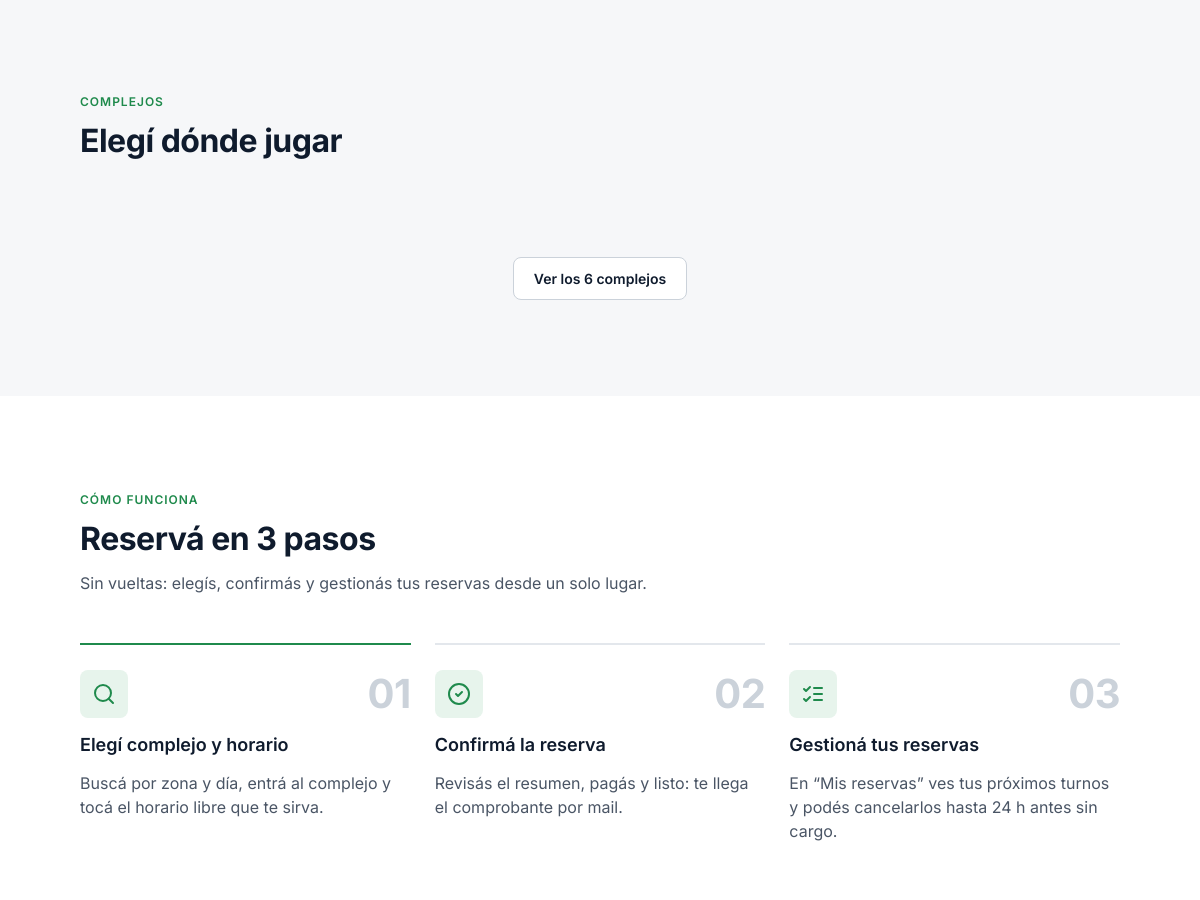
The app's page /index.php (signed in, middle part), older data.
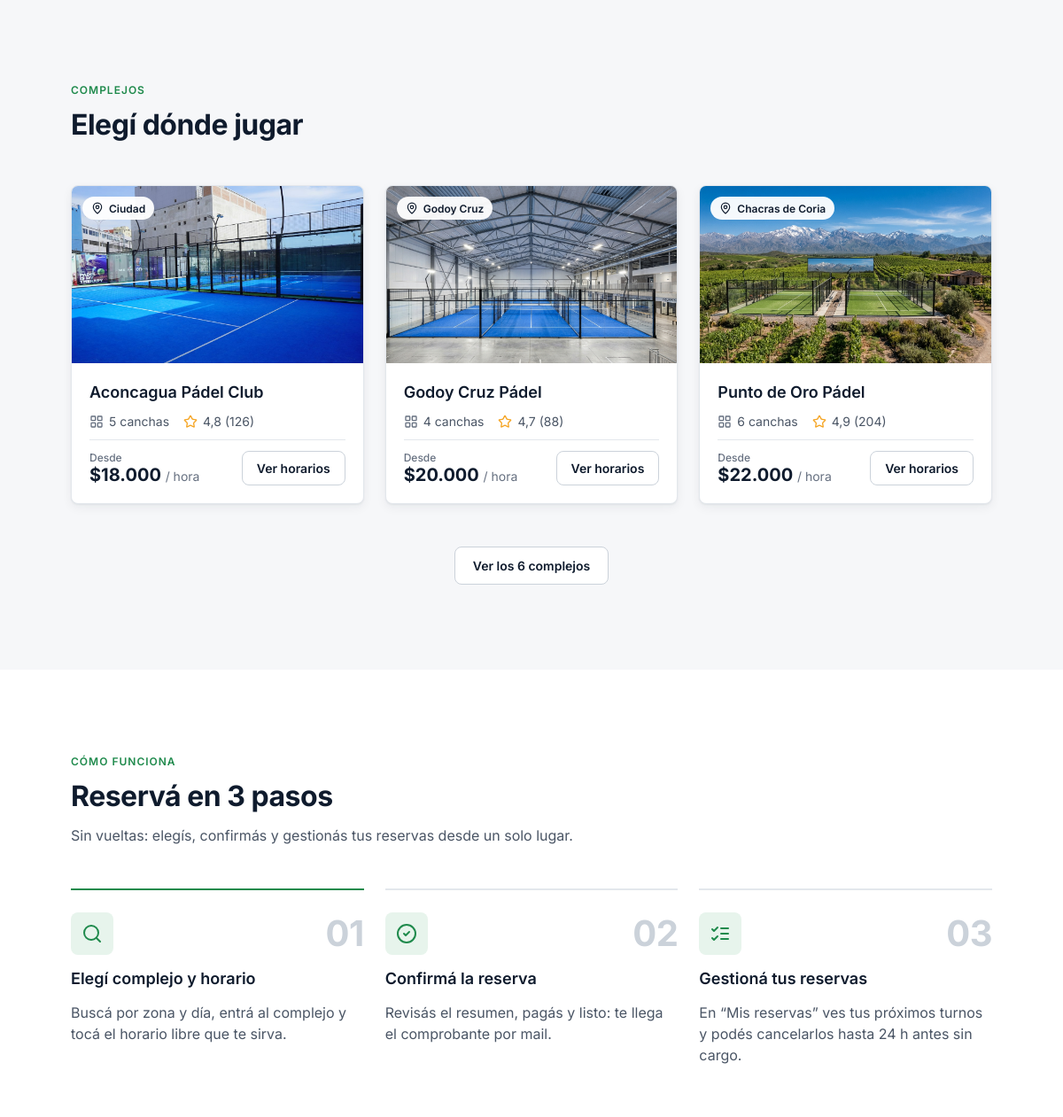
The same page, newer data.
### tables this page shows
CREATE TABLE IF NOT EXISTS imagenes (
  id INT AUTO_INCREMENT PRIMARY KEY,
  complejo_id INT NOT NULL,
  archivo VARCHAR(100) NOT NULL,
  portada TINYINT(1) NOT NULL DEFAULT 0,
  FOREIGN KEY (complejo_id) REFERENCES complejos(id)
);

CREATE TABLE IF NOT EXISTS complejos (
  id INT AUTO_INCREMENT PRIMARY KEY,
  nombre VARCHAR(100) NOT NULL,
  zona VARCHAR(50) NOT NULL,
  direccion VARCHAR(150) NOT NULL,
  descripcion TEXT NOT NULL,
  cantidad_canchas INT NOT NULL,
  puntaje DECIMAL(2,1) NOT NULL,
  opiniones INT NOT NULL,
  precio_desde INT NOT NULL
);

### includes/card-complejo.php (the view)
<a class="card" href="complejo.php?id=<?php echo $complejo["id"]; ?>">
  <div class="card-imagen">
    <img src="img/<?php echo $complejo["imagen"]; ?>" alt="<?php echo $complejo["nombre"]; ?>">
    <span class="etiqueta"><img src="img/iconos/ubicacion.svg" alt=""> <?php echo $complejo["zona"]; ?></span>
  </div>
  <div class="card-cuerpo">
    <h3><?php echo $complejo["nombre"]; ?></h3>
    <div class="card-rasgos">
      <span><img src="img/iconos/canchas.svg" alt=""> <?php echo $complejo["cantidad_canchas"]; ?> canchas</span>
      <span><img src="img/iconos/estrella.svg" alt=""> <?php echo number_format($complejo["puntaje"], 1, ",", "."); ?> (<?php echo $complejo["opiniones"]; ?>)</span>
    </div>
    <div class="card-pie">
      <div>
        <p class="card-desde">Desde</p>
        <p class="card-precio">$<?php echo number_format($complejo["precio_desde"], 0, ",", "."); ?> <span>/ hora</span></p>
      </div>
      <span class="boton-borde">Ver horarios</span>
    </div>
  </div>
</a>

### index.php (shortened to what this page needs)
<?php
include "config/conexion.php";
$sql = "SELECT complejos.*, imagenes.archivo AS imagen FROM complejos
        JOIN imagenes ON imagenes.complejo_id = complejos.id AND imagenes.portada = 1
        ORDER BY complejos.id LIMIT 3";
$complejos = $conn->query($sql);
$sql = "SELECT COUNT(*) AS total FROM complejos";
$resultado = $conn->query($sql);
$total = $resultado->fetch_assoc()["total"];
?>
<!DOCTYPE html>
<html lang="es">
<head>
  <link rel="stylesheet" href="css/estilos.css">
</head>
<body>
  <section class="seccion seccion-gris">
    <div class="seccion-encabezado">
      <p class="overline">COMPLEJOS</p>
      <h2>Elegí dónde jugar</h2>
    </div>
    <div class="grilla">
      <?php while ($complejo = $complejos->fetch_assoc()) { ?>
        <?php include "includes/card-complejo.php"; ?>
      <?php } ?>
    </div>
    <div class="ver-todos">
      <a href="complejos.php" class="boton-borde">Ver los <?php echo $total; ?> complejos</a>
    </div>
  </section>
  <section class="seccion">
    <div class="seccion-encabezado">
      <p class="overline">CÓMO FUNCIONA</p>
      <h2>Reservá en 3 pasos</h2>
      <p class="descripcion">Sin vueltas: elegís, confirmás y gestionás tus reservas desde un solo lugar.</p>
    </div>
    <div class="pasos">
      <div class="paso paso-activo">
        <div class="paso-top">
          <span class="paso-icono"><img src="img/iconos/paso-buscar.svg" alt=""></span>
          <span class="paso-numero">01</span>
        </div>
        <h3>Elegí complejo y horario</h3>
        <p>Buscá por zona y día, entrá al complejo y tocá el horario libre que te sirva.</p>
      </div>
      <div class="paso">
        <div class="paso-top">
          <span class="paso-icono"><img src="img/iconos/paso-confirmar.svg" alt=""></span>
          <span class="paso-numero">02</span>
        </div>
        <h3>Confirmá la reserva</h3>
        <p>Revisás el resumen, pagás y listo: te llega el comprobante por mail.</p>
      </div>
      <div class="paso">
        <div class="paso-top">
          <span class="paso-icono"><img src="img/iconos/paso-gestionar.svg" alt=""></span>
          <span class="paso-numero">03</span>
        </div>
        <h3>Gestioná tus reservas</h3>
        <p>En “Mis reservas” ves tus próximos turnos y podés cancelarlos hasta 24 h antes sin cargo.</p>
      </div>
    </div>
  </section>
</body>
</html>

Row changes from the older to the newer data that the page shows:
added imagenes: archivo (picture), complejo.zona "Ciudad", complejo.nombre "Aconcagua Pádel Club", complejo.cantidad_canchas "5", complejo.puntaje "4,8", complejo.opiniones "126", complejo.precio_desde "18.000"
added imagenes: archivo (picture), complejo.zona "Godoy Cruz", complejo.nombre "Godoy Cruz Pádel", complejo.cantidad_canchas "4", complejo.puntaje "4,7", complejo.opiniones "88", complejo.precio_desde "20.000"
added imagenes: archivo (picture), complejo.zona "Chacras de Coria", complejo.nombre "Punto de Oro Pádel", complejo.cantidad_canchas "6", complejo.puntaje "4,9", complejo.opiniones "204", complejo.precio_desde "22.000"
